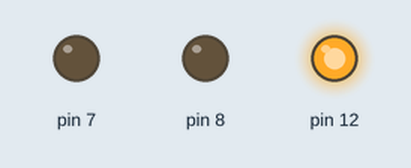
Simulated run of this sketch. Board: Arduino Uno, built with avr-gcc and run on an emulated ATmega328P. Shown: output pins drawn as LEDs (lit = HIGH).

Above: at 2.5 s.
At 7.5 s:
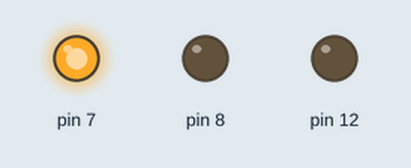
At 11.2 s:
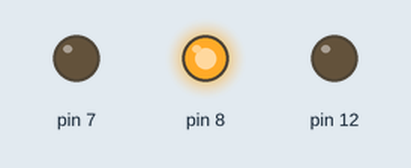
Timing chart, 0 to 16.3 s (numbered marks = the images above):
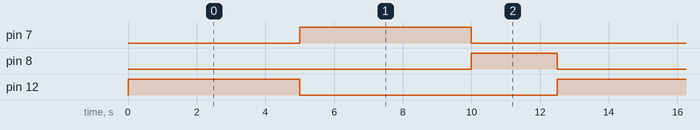

The sketch:

traffic_lights_simulation.ino
```cpp
void setup() {
  // put your setup code here, to run once:
  pinMode(12, OUTPUT);
  pinMode(8, OUTPUT);
  pinMode(7, OUTPUT);
}

void loop() {
  // put your main code here, to run repeatedly:
  // Red Light
  digitalWrite(8, LOW);
  digitalWrite(12, HIGH);
  delay(5000);

  // Green Light
  digitalWrite(12, LOW);
  digitalWrite(7, HIGH);
  delay(5000);

  // Yellow Light
  digitalWrite(7, LOW);
  digitalWrite(8, HIGH);
  delay(2500);
}
```

Measured:
- by itself, pin 7, pin 12: alternates HIGH for 5.0 s and LOW for 7.5 s
- by itself, pin 8: alternates HIGH for 2.5 s and LOW for 10.0 s
- by itself, everything shown: repeats every 12.5 s, in 3 steps
